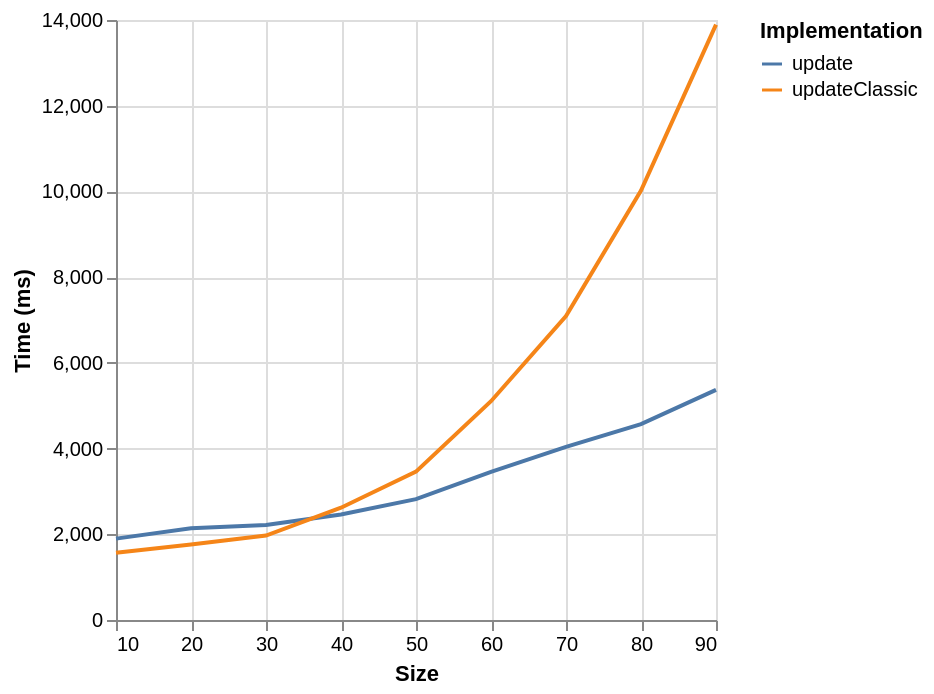

Vega-Lite specification stored for this chart:
### Vega specification from a JSON file in a GitHub repository (floating-point values rounded to 4 significant figures)
{"$schema": "https://vega.github.io/schema/vega/v6.json", "background": "white", "padding": 5, "width": 300, "height": 300, "style": "cell", "data": [{"name": "source_0", "values": [{"ms": 1899, "series": "update", "size": 10}, {"ms": 2140, "series": "update", "size": 20}, {"ms": 2216, "series": "update", "size": 30}, {"ms": 2463, "series": "update", "size": 40}, {"ms": 2820, "series": "update", "size": 50}, {"ms": 3455, "series": "update", "size": 60}, {"ms": 4038.0, "series": "update", "size": 70}, {"ms": 4572, "series": "update", "size": 80}, {"ms": 5371, "series": "update", "size": 90}, {"ms": 1570, "series": "updateClassic", "size": 10}, {"ms": 1760, "series": "updateClassic", "size": 20}, {"ms": 1971, "series": "updateClassic", "size": 30}, {"ms": 2620, "series": "updateClassic", "size": 40}, {"ms": 3463, "series": "updateClassic", "size": 50}, {"ms": 5105, "series": "updateClassic", "size": 60}, {"ms": 7090, "series": "updateClassic", "size": 70}, {"ms": 10021, "series": "updateClassic", "size": 80}, {"ms": 13893, "series": "updateClassic", "size": 90}]}, {"name": "data_0", "source": "source_0", "transform": [{"type": "formula", "expr": "toNumber(datum[\"size\"])", "as": "size"}]}], "marks": [{"name": "pathgroup", "type": "group", "from": {"facet": {"name": "faceted_path_main", "data": "data_0", "groupby": ["series"]}}, "encode": {"update": {"width": {"field": {"group": "width"}}, "height": {"field": {"group": "height"}}}}, "marks": [{"name": "marks", "type": "line", "style": ["line"], "sort": {"field": "x"}, "from": {"data": "faceted_path_main"}, "encode": {"update": {"stroke": {"scale": "color", "field": "series"}, "description": {"signal": "\"Size: \" + (format(datum[\"size\"], \"\")) + \"; Time (ms): \" + (format(datum[\"ms\"], \"\")) + \"; series: \" + (isValid(datum[\"series\"]) ? isArray(datum[\"series\"]) ? join(datum[\"series\"], ' ') : datum[\"series\"] : \"\"+datum[\"series\"])"}, "x": {"scale": "x", "field": "size"}, "y": {"scale": "y", "field": "ms"}, "defined": {"signal": "isValid(datum[\"size\"]) && isFinite(+datum[\"size\"]) && isValid(datum[\"ms\"]) && isFinite(+datum[\"ms\"])"}}}}]}], "scales": [{"name": "x", "type": "linear", "domain": {"data": "data_0", "field": "size"}, "range": [0, {"signal": "width"}], "nice": true, "zero": false}, {"name": "y", "type": "linear", "domain": {"data": "data_0", "field": "ms"}, "range": [{"signal": "height"}, 0], "nice": true, "zero": true}, {"name": "color", "type": "ordinal", "domain": {"data": "data_0", "field": "series", "sort": true}, "range": "category"}], "axes": [{"scale": "x", "orient": "bottom", "gridScale": "y", "grid": true, "tickCount": {"signal": "ceil(width/40)"}, "domain": false, "labels": false, "aria": false, "maxExtent": 0, "minExtent": 0, "ticks": false, "zindex": 0}, {"scale": "y", "orient": "left", "gridScale": "x", "grid": true, "tickCount": {"signal": "ceil(height/40)"}, "domain": false, "labels": false, "aria": false, "maxExtent": 0, "minExtent": 0, "ticks": false, "zindex": 0}, {"scale": "x", "orient": "bottom", "grid": false, "title": "Size", "labelFlush": true, "labelOverlap": true, "tickCount": {"signal": "ceil(width/40)"}, "zindex": 0}, {"scale": "y", "orient": "left", "grid": false, "title": "Time (ms)", "labelOverlap": true, "tickCount": {"signal": "ceil(height/40)"}, "zindex": 0}], "legends": [{"orient": "right", "symbolLimit": 30, "title": "Implementation", "stroke": "color", "symbolType": "stroke"}]}
